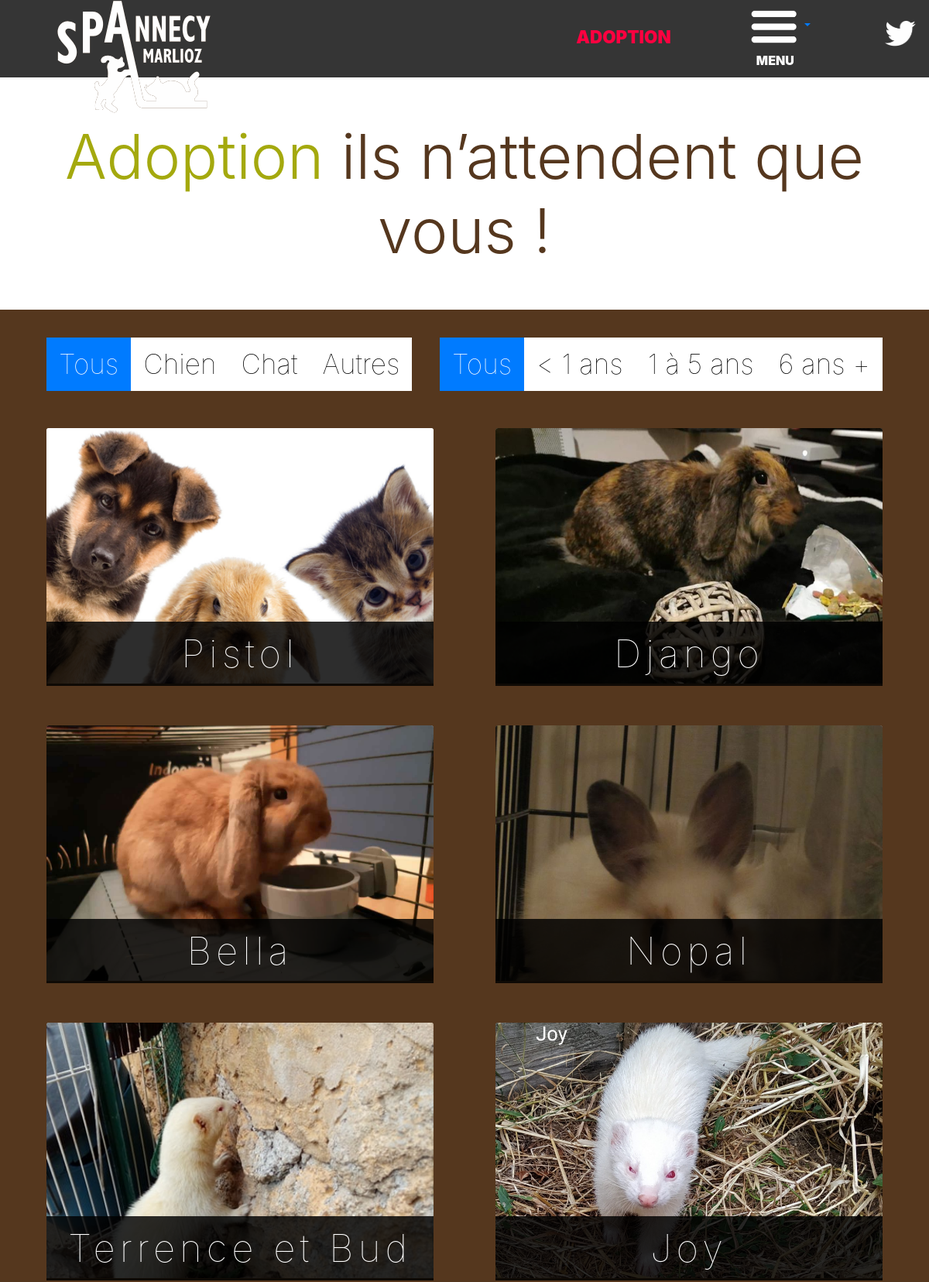
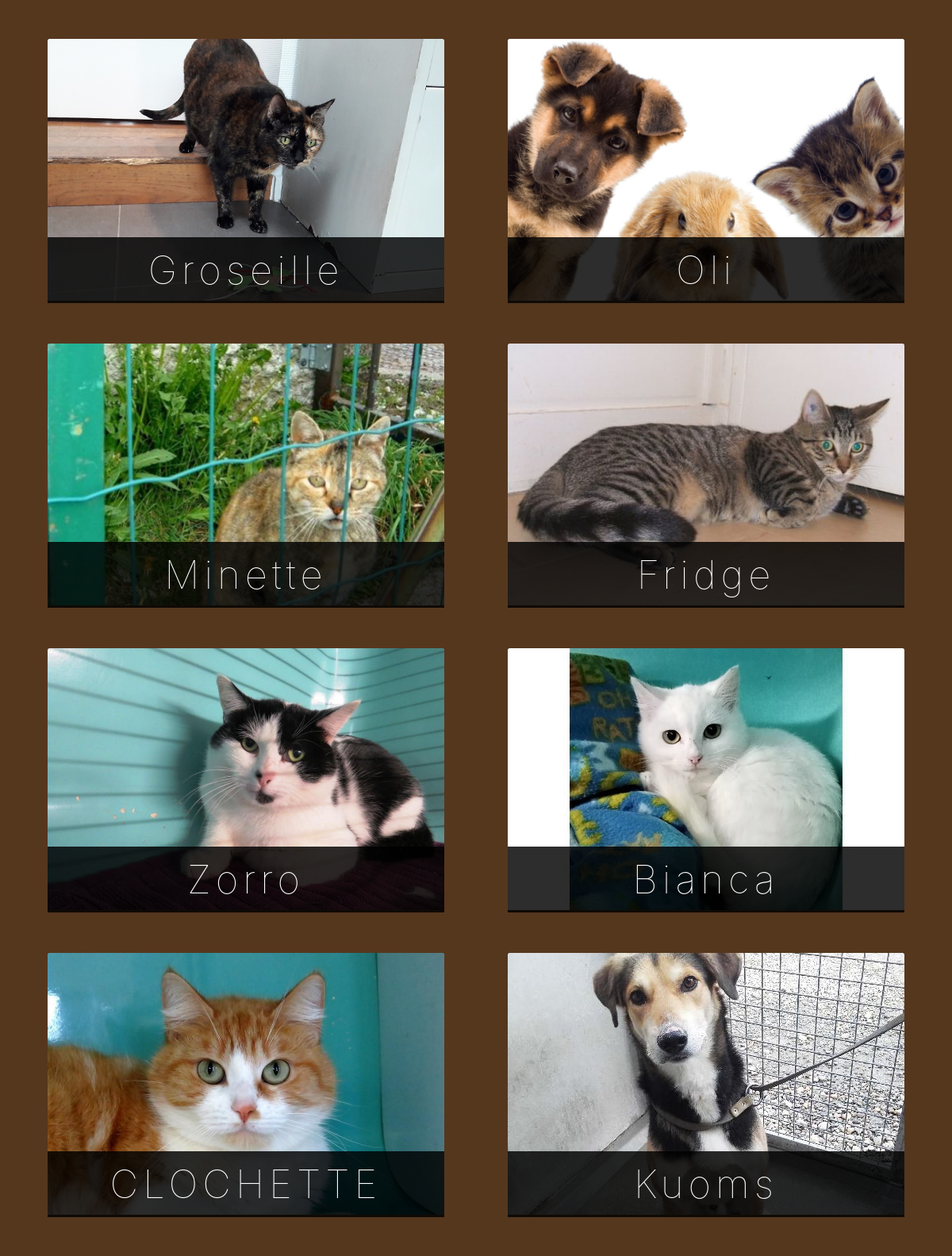
The app's page /adoption.php?types=Tous&age=Tous (upper part) with its own data (2 pictures, top to bottom).
### tables this page shows
CREATE TABLE `animals` (
  `id` int(11) NOT NULL,
  `types` text NOT NULL,
  `medaille` text NOT NULL,
  `date` datetime NOT NULL DEFAULT current_timestamp(),
  `sexe` text NOT NULL,
  `birthday` text NOT NULL,
  `description` text NOT NULL,
  `picture` text NOT NULL,
  `name` text NOT NULL
);

### composants/foreach-animal.php (the view)
<?php while($animal = $req->fetch()){
array_push($animals, $animal);
}
foreach(array_reverse($animals) as $animal){?>
    <div class="card">
            <img class="card-img-top" src="<?= $animal['picture'] ?>" alt="animal image">
        <a href="../adoption.php?types=<?= $_GET['types'] ?>&age=<?= $_GET['age'] ?>&name=<?= $animal['name']?>&id=<?= $animal['id']?>">
            <div class="card-img-overlay">
                <div class="filterOpacity">
                    <h4 class="card-title"><?= $animal['name'] ?></h4>
                </div>
            </div>
        </a>
    </div>
<?php } ?>

### css/default.css (style rules this page uses)
body { margin: 0; padding: 0; font-family: Arial, Helvetica, sans-serif; box-sizing: border-box; }

### css/adoption.css (style rules this page uses)
.card a { color: none; text-decoration: none; }
.pets img { object-position: 0 20%; height: 100%; object-fit: cover; }
.pets .card { width: 500px; height: 330px; border: none; margin-top: 3%; margin-bottom: 2%; }
.pets .card-title { text-align: center; letter-spacing: 6px; padding: 2.4% 0; margin-top: 50%; margin-bottom: 0; color: rgb(255, 255, 255); font-size: 1.4em; font-weight: 100; }
.card-img-overlay { padding: 0; }
.filterOpacity { background-color: rgba(0, 0, 0, 0.822); }
.divBrown a { color: black; font-size: 2.2em; font-weight: 100; }

### records on screen
animals: picture (placeholder picture), name "Pistol"
animals: picture (picture), name "Django"
animals: picture (picture), name "Bella"
animals: picture (picture), name "Nopal"
animals: picture (picture), name "Terrence et Bud"
animals: picture (picture), name "Joy"
animals: picture (picture), name "Groseille"
animals: picture (placeholder picture), name "Oli"
animals: picture (picture), name "Minette"
animals: picture (picture), name "Fridge"
animals: picture (picture), name "Zorro"
animals: picture (picture), name "Bianca"
animals: picture (picture), name "CLOCHETTE"
animals: picture (picture), name "Kuoms"
